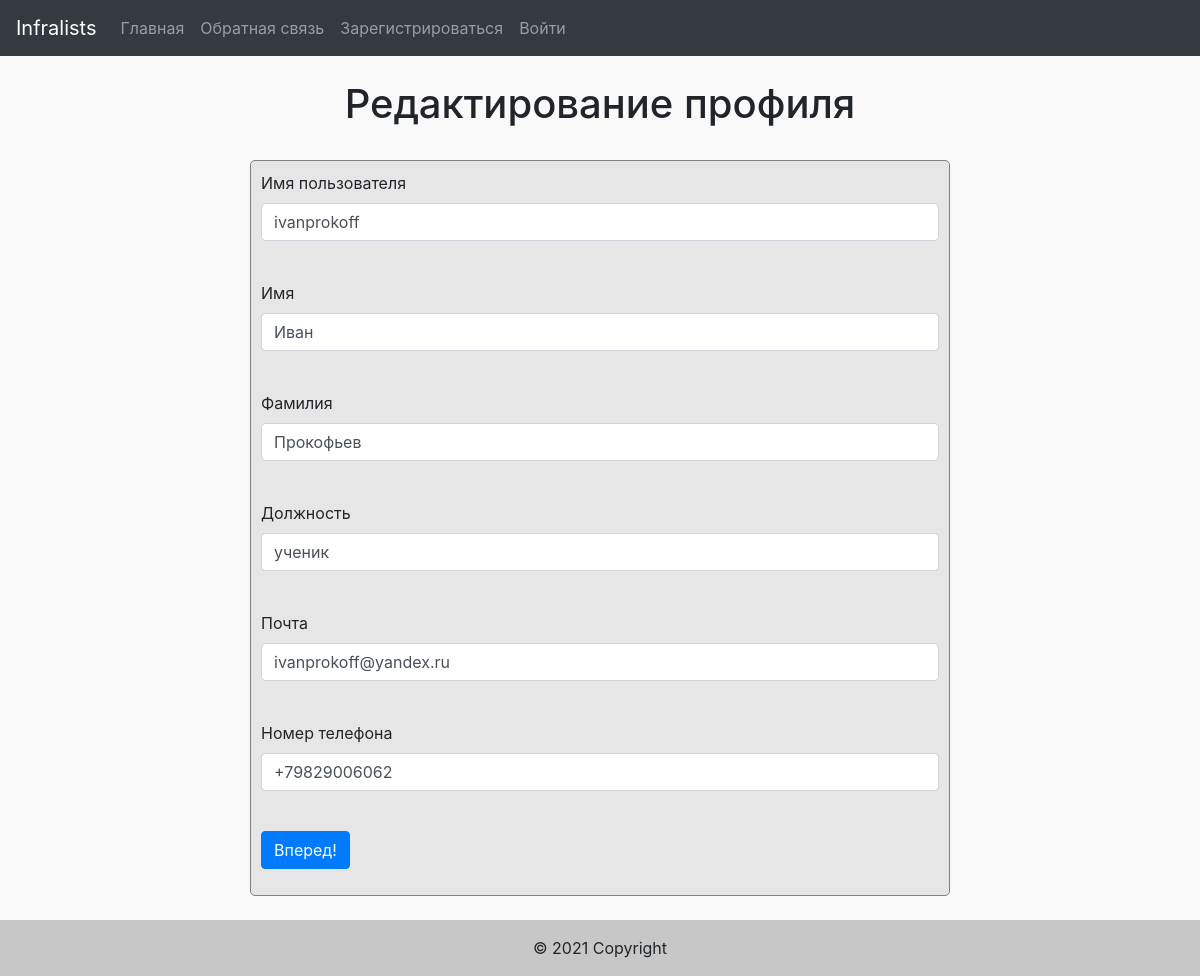
The app's page /ivanprokoff/edit_profile, older data.
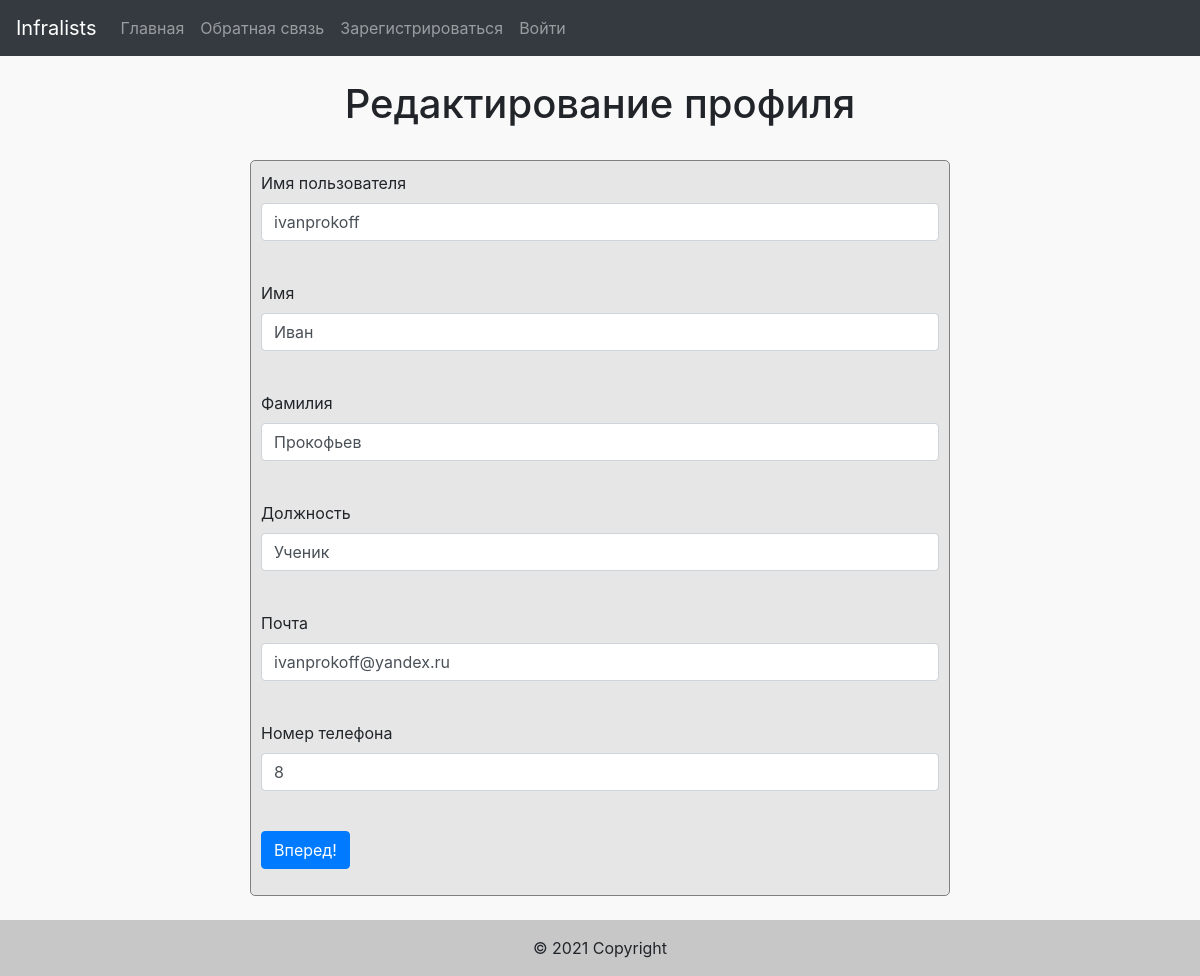
The same page, newer data.
### data/users.py (models this page shows, shortened)
class User(SqlAlchemyBase, UserMixin, SerializerMixin):
    __tablename__ = 'users'
    id = sqlalchemy.Column(sqlalchemy.Integer,
                           primary_key=True, autoincrement=True)
    username = sqlalchemy.Column(sqlalchemy.String, nullable=True)
    name = sqlalchemy.Column(sqlalchemy.String, nullable=True)
    surname = sqlalchemy.Column(sqlalchemy.String, nullable=True)
    work = sqlalchemy.Column(sqlalchemy.String)
    email = sqlalchemy.Column(sqlalchemy.String, unique=True)
    phone_number = sqlalchemy.Column(sqlalchemy.String, unique=True)
    hashed_password = sqlalchemy.Column(sqlalchemy.String, nullable=True)
    item = orm.relation("Items", back_populates='creator')
    all_lists = sqlalchemy.Column(sqlalchemy.String, unique=True)

### main.py (the view, shortened to what this page needs)
@login_required
@app.route('/<username>/edit_profile', methods=['GET', 'POST'])
def edit_profile(username):
    username = username
    form = EditInfo()
    db_sess = db_session.create_session()
    user = db_sess.query(User).filter(User.username == username).first()
    if request.method == "GET":
        if user:
            form.username.data = user.username
            form.name.data = user.name
            form.surname.data = user.surname
            form.work.data = user.work
            form.email.data = user.email
            form.phone_number.data = user.phone_number
        else:
            abort(404)
    return render_template('edit_account.html',
                           title='Редактирование профиля',
                           form=form)

### forms/edit_profile.py
class EditInfo(FlaskForm):
    username = StringField('Имя пользователя', validators=[DataRequired()])
    name = StringField('Имя', validators=[DataRequired()])
    surname = StringField('Фамилия', validators=[DataRequired()])
    work = StringField('Должность', validators=[DataRequired()])
    email = EmailField('Почта', validators=[DataRequired()])
    phone_number = StringField('Номер телефона', validators=[DataRequired()])
    submit = SubmitField('Вперед!')

### data/db_session.py (called while the page is built)
def create_session() -> Session:
    global __factory
    return __factory()

### templates/edit_account.html (shortened to what this page needs)
{% extends "main.html" %}
{% block content %}
<br>
    <h1 align="center">Редактирование профиля</h1>
<br>
    <form action="" method="post" class="login_form">
        <p>
            {{ form.username.label }}<br>
            {{ form.username(class="form-control", type="username") }}<br>
        </p>
        <p>
            {{ form.name.label }}<br>
            {{ form.name(class="form-control", type="name") }}<br>
        </p>
        <p>
            {{ form.surname.label }}<br>
            {{ form.surname(class="form-control", type="surname") }}<br>
        </p>
        <p>
            {{ form.work.label }}<br>
            {{ form.work(class="form-control", type="work") }}<br>
        </p>
        <p>
            {{ form.email.label }}<br>
            {{ form.email(class="form-control", type="email") }}<br>
        </p>
        <p>
            {{ form.phone_number.label }}<br>
            {{ form.phone_number(class="form-control", type="phone_number") }}<br>
        </p>
        <p>{{ form.submit(type="submit", class="btn btn-primary") }}</p>
    </form>
{% endblock %}

### templates/main.html (shortened to what this page needs)
<!DOCTYPE html>
<html lang="en">
<head>
    <link rel="stylesheet"
          href="https://stackpath.bootstrapcdn.com/bootstrap/4.4.1/css/bootstrap.min.css"
>
    <link rel="stylesheet" type="text/css" href="{{ url_for( 'static', filename='css/main.css')}}">
</head>
<body>
  <nav class="navbar navbar-expand-lg navbar-dark bg-dark fixed-top" style=position:relative;">
    <a class="navbar-brand">Infralists</a>
    <div class="collapse navbar-collapse" id="navbarSupportedContent">
      <ul class="navbar-nav mr-auto">
        <li class="nav-item">
          <a class="nav-link" href="/">Главная</a>
        </li>
        <li class="nav-item">
          <a class="nav-link" href="/feedback">Обратная связь</a>
        </li>
        {% if current_user.is_authenticated %}
        <li class="nav-item dropdown">
          <a class="nav-link dropdown-toggle" href="#" id="navbarDropdown" role="button" data-toggle="dropdown" aria-haspopup="true" aria-expanded="false">
            Ваш профиль
          </a>
          <div class="dropdown-menu" aria-labelledby="navbarDropdown">
            <a class="dropdown-item" href="/{{ current_user.username }}">Основная информация</a>
            <a class="dropdown-item" href="/{{ current_user.username }}/edit_profile">Редактировать информацию</a>
            <div class="dropdown-divider"></div>
            <a class="dropdown-item" href="/{{ current_user.username }}/my_lists">Мои листы</a>
            <a class="dropdown-item" href="/{{ current_user.username }}/create">Создать новый лист</a>
          </div>
        </li>
        <li class="nav-item">
          <a class="nav-link" href="/logout">Выйти</a>
        </li>
        {% else %}
        <li class="nav-item">
          <a class="nav-link" href="/register">Зарегистрироваться</a>
        </li>
        <li class="nav-item">
          <a class="nav-link" href="/login">Войти</a>
        </li>
        {% endif %}
      </ul>
    </div>
  </nav>
{% block content %}
{% endblock %}
<br>
<footer class="bg-light text-center text-lg-start footer">
  <div class="text-center p-3" style="background-color: rgba(0, 0, 0, 0.2);">
    © 2021 Copyright
  </div>
</footer>
</body>
</html>

### static/css/main.css (style rules this page uses)
form.login_form { margin-left: auto; margin-right: auto; max-width: 700px; background-color: #e6e6e6; border: 1px solid gray; border-radius: 5px; padding: 10px; }
.footer { position: bottom; }
body { background-color: #f9f9fa }

Row changes from the older to the newer data that the page shows:
changed User "ivanprokoff": work "ученик" → "Ученик"; phone_number "+79829006062" → "8"
